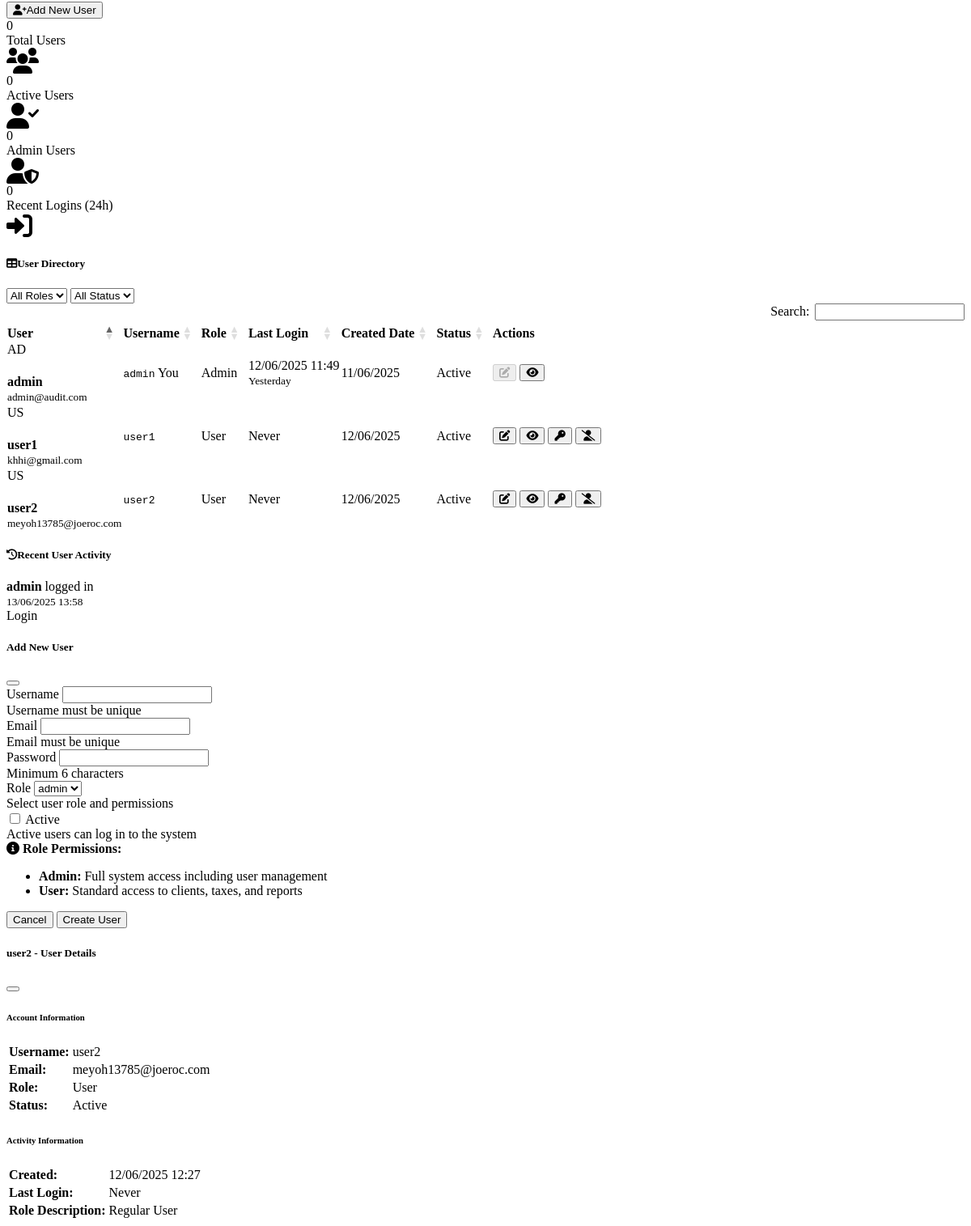
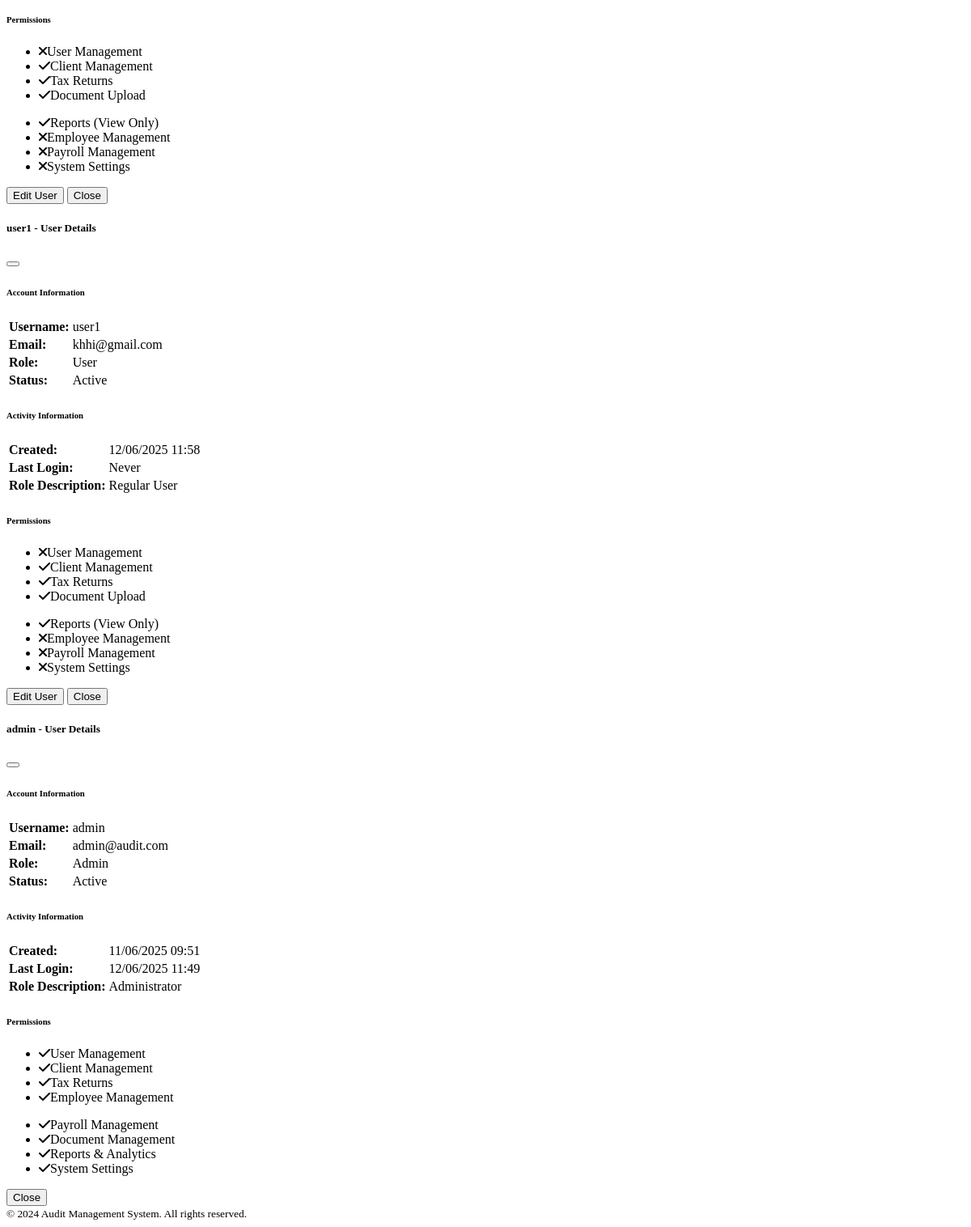
The app's page /settings/users (signed in, lower part), older data (2 pictures, top to bottom).
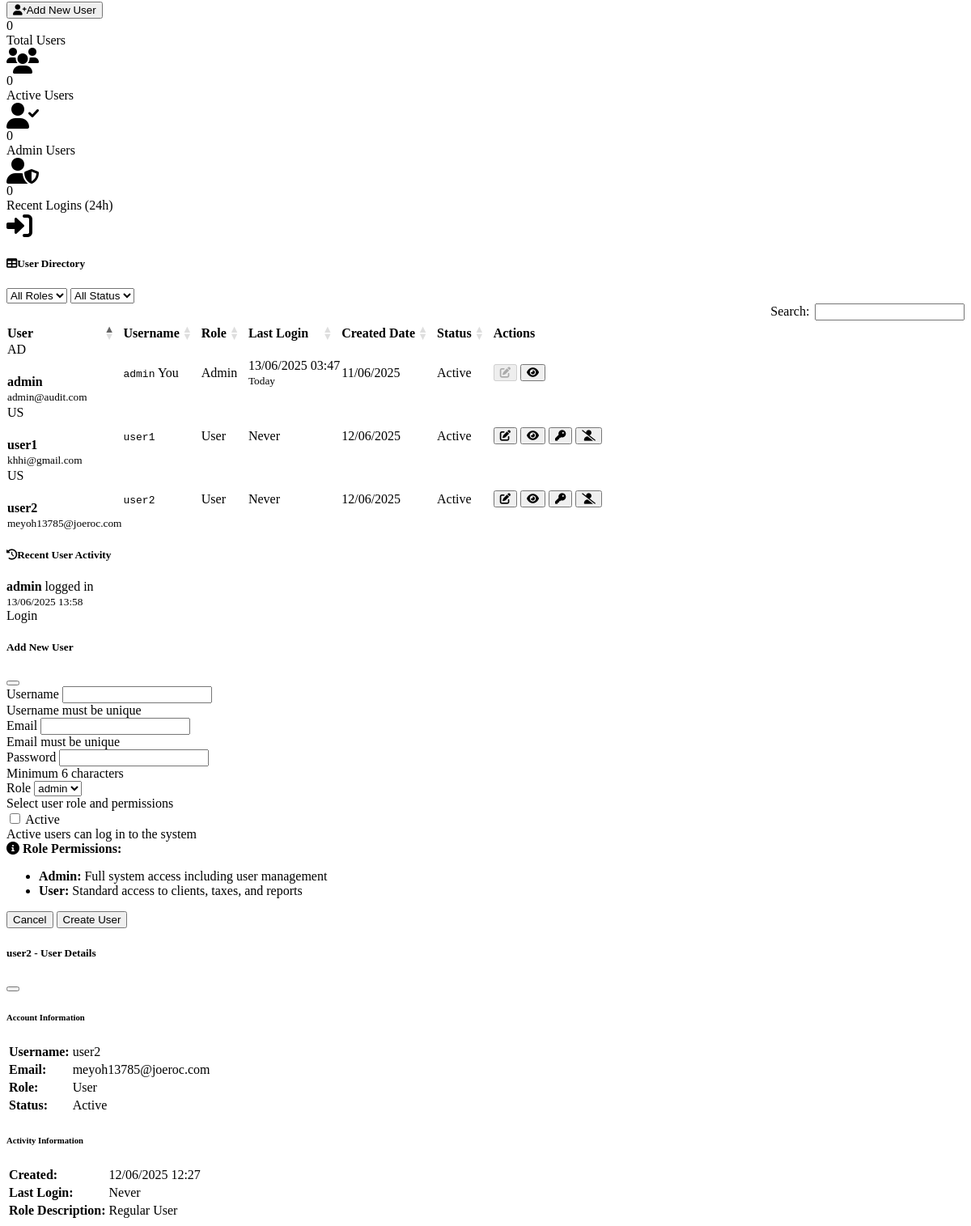
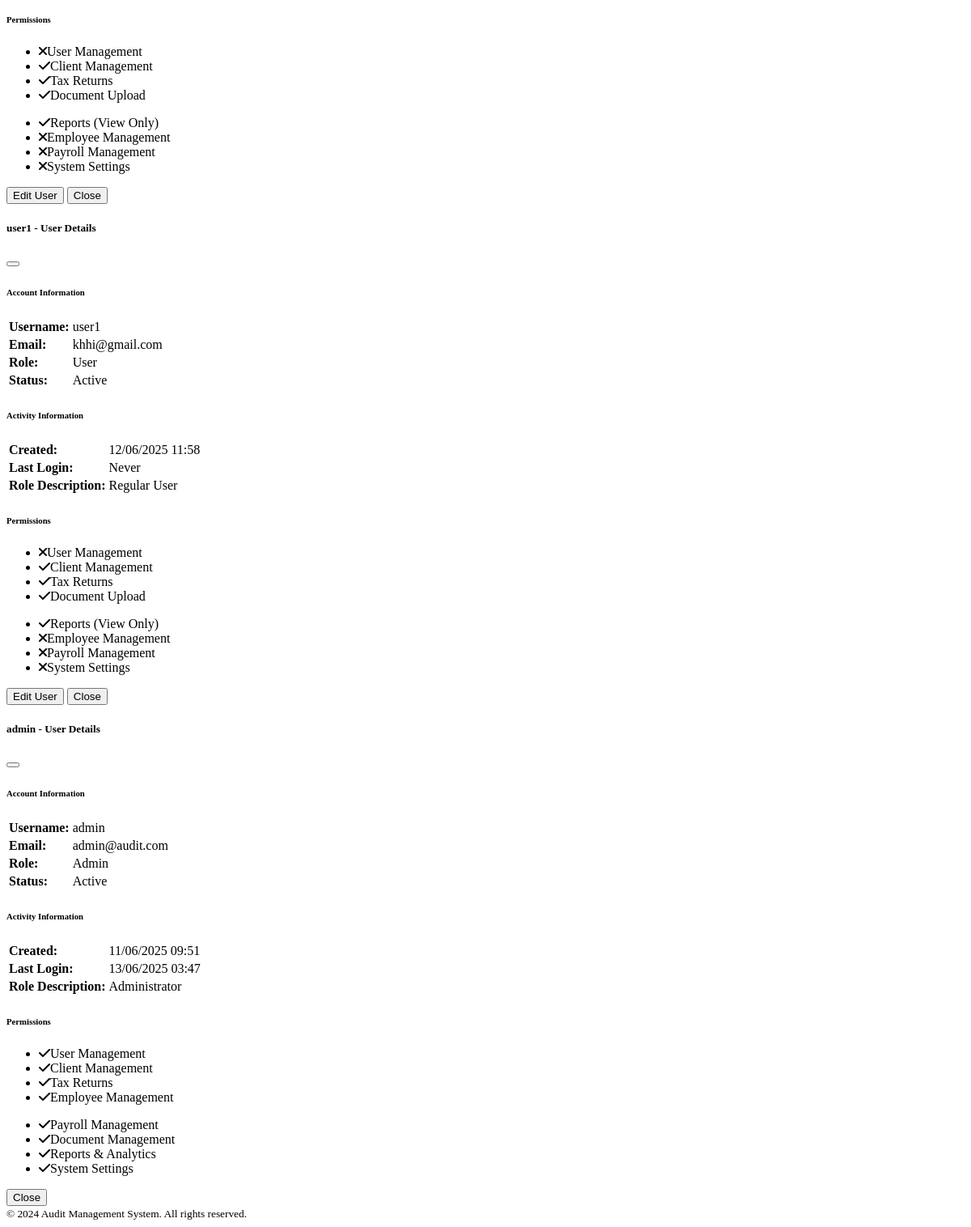
The same page, newer data (2 pictures, top to bottom).
### models.py (models this page shows)
class User(UserMixin, db.Model):
    __tablename__ = 'users'
    id = Column(Integer, primary_key=True)
    username = Column(String(64), unique=True, nullable=False)
    email = Column(String(120), unique=True, nullable=False)
    password_hash = Column(String(256), nullable=False)
    role_id = Column(Integer, ForeignKey('roles.id'))
    is_active = Column(Boolean, default=True)
    created_at = Column(DateTime, default=datetime.utcnow)
    last_login = Column(DateTime)

class Role(db.Model):
    __tablename__ = 'roles'
    id = Column(Integer, primary_key=True)
    name = Column(String(64), unique=True, nullable=False)
    description = Column(String(255))
    created_at = Column(DateTime, default=datetime.utcnow)
    users = relationship('User', backref='role', lazy='dynamic')

### routes.py (the view)
@main_bp.route('/settings/users')
@login_required
def users():
    if current_user.role.name != 'admin':
        flash('Access denied. Admin privileges required.', 'error')
        return redirect(url_for('main.dashboard'))
    page = request.args.get('page', 1, type=int)
    users_pagination = User.query.join(Role).order_by(User.created_at.desc()).paginate(
        page=page, per_page=20, error_out=False
    )
    if current_user.role.name != 'admin':
        flash('Access denied. Admin privileges required.', 'error')
        return redirect(url_for('main.dashboard'))
    form = UserForm()
    form.role_id.choices = [(r.id, r.name) for r in Role.query.all()]
    return render_template('settings/users.html', form=form, users=users_pagination, datetime=datetime)

### forms.py
class UserForm(FlaskForm):
    username = StringField('Username', validators=[DataRequired(), Length(min=3, max=64)])
    email = StringField('Email', validators=[DataRequired(), Email()])
    password = PasswordField('Password', validators=[Optional(), Length(min=6)])
    role_id = SelectField('Role', coerce=int, validators=[DataRequired()])
    is_active = BooleanField('Active')

### app.py (called while the page is built)
@login_manager.user_loader
def load_user(user_id):
    from models import User
    return User.query.get(int(user_id))

### templates/settings/users.html (shortened to what the changed rows need)
{% extends "base.html" %}
{% block content %}
<div class="container-fluid">
    {% if users and users.items %}
        <div class="card">
            <div class="card-body">
                <div class="table-responsive">
                    <table class="table table-striped" id="usersTable">
                        <thead>
                            <tr>
                                <th>User</th>
                                <th>Username</th>
                                <th>Role</th>
                                <th>Last Login</th>
                                <th>Created Date</th>
                                <th>Status</th>
                                <th>Actions</th>
                            </tr>
                        </thead>
                        <tbody>
                            {% for user in users.items %}
                                <tr>
                                    <td>
                                        <div class="d-flex align-items-center">
                                            <div class="bg-{{ 'primary' if user.role.name == 'admin' else 'secondary' }} rounded-circle d-flex align-items-center justify-content-center me-3"
                                                 style="width: 40px; height: 40px;">
                                                <span class="text-white fw-bold">{{ user.username[:2].upper() }}</span>
                                            </div>
                                            <div>
                                                <strong>{{ user.username }}</strong>
                                                <br><small class="text-muted">{{ user.email }}</small>
                                            </div>
                                        </div>
                                    </td>
                                    <td>
                                        <code>{{ user.username }}</code>
                                        {% if user.id == current_user.id %}
                                            <span class="badge bg-info ms-1">You</span>
                                        {% endif %}
                                    </td>
                                    <td>
                                        <span class="badge bg-{{ 'primary' if user.role.name == 'admin' else 'secondary' }}">
                                            {{ user.role.name.title() }}
                                        </span>
                                    </td>
                                    <td>
                                        {% if user.last_login %}
                                            {{ user.last_login.strftime('%d/%m/%Y %H:%M') }}
                                            <br><small class="text-muted">
                                                {% set time_diff = (datetime.utcnow() - user.last_login).days if user.last_login else None %}
                                                {% if time_diff == 0 %}
                                                    Today
                                                {% elif time_diff == 1 %}
                                                    Yesterday
                                                {% elif time_diff %}
                                                    {{ time_diff }} days ago
                                                {% endif %}
                                            </small>
                                        {% else %}
                                            <span class="text-muted">Never</span>
                                        {% endif %}
                                    </td>
                                    <td>{{ user.created_at.strftime('%d/%m/%Y') }}</td>
                                    <td>
                                        <span class="badge bg-{{ 'success' if user.is_active else 'secondary' }}">
                                            {{ 'Active' if user.is_active else 'Inactive' }}
                                        </span>
                                    </td>
                                    <td>
                                        <div class="btn-group btn-group-sm">
                                            <button class="btn btn-outline-primary" title="Edit"
                                                    onclick="editUser({{ user.id }})"
                                                    {% if user.id == current_user.id %}disabled{% endif %}>
                                                <i class="fas fa-edit"></i>
                                            </button>
                                            <button class="btn btn-outline-info" title="View Details"
                                                    data-bs-toggle="modal" data-bs-target="#userModal{{ user.id }}">
                                                <i class="fas fa-eye"></i>
                                            </button>
                                        </div>
                                    </td>
                                </tr>
                            {% endfor %}
                        </tbody>
                    </table>
                </div>
            </div>
        </div>
    {% endif %}
    <div class="row mt-4">
        <div class="col-12">
            <div class="card">
                <div class="card-body">
                    <div class="list-group list-group-flush">
                        <div class="list-group-item d-flex justify-content-between align-items-center">
                            <div>
                                <strong>{{ current_user.username }}</strong> logged in
                                <br><small class="text-muted">{{ datetime.utcnow().strftime('%d/%m/%Y %H:%M') }}</small>
                            </div>
                        </div>
                    </div>
                </div>
            </div>
        </div>
    </div>
</div>
{% if users and users.items %}
    {% for user in users.items %}
        <div class="modal fade" id="userModal{{ user.id }}" tabindex="-1">
            <div class="modal-dialog modal-lg">
                <div class="modal-content">
                    <div class="modal-header">
                        <h5 class="modal-title">{{ user.username }} - User Details</h5>
                        <button type="button" class="btn-close" data-bs-dismiss="modal"></button>
                    </div>
                    <div class="modal-body">
                        <div class="row">
                            <div class="col-md-6">
                                <h6>Account Information</h6>
                                <table class="table table-sm">
                                    <tr>
                                        <td><strong>Username:</strong></td>
                                        <td>{{ user.username }}</td>
                                    </tr>
                                    <tr>
                                        <td><strong>Email:</strong></td>
                                        <td>{{ user.email }}</td>
                                    </tr>
                                    <tr>
                                        <td><strong>Role:</strong></td>
                                        <td>
                                            <span class="badge bg-{{ 'primary' if user.role.name == 'admin' else 'secondary' }}">
                                                {{ user.role.name.title() }}
                                            </span>
                                        </td>
                                    </tr>
                                    <tr>
                                        <td><strong>Status:</strong></td>
                                        <td>
                                            <span class="badge bg-{{ 'success' if user.is_active else 'secondary' }}">
                                                {{ 'Active' if user.is_active else 'Inactive' }}
                                            </span>
                                        </td>
                                    </tr>
                                </table>
                            </div>
                            <div class="col-md-6">
                                <h6>Activity Information</h6>
                                <table class="table table-sm">
                                    <tr>
                                        <td><strong>Created:</strong></td>
                                        <td>{{ user.created_at.strftime('%d/%m/%Y %H:%M') }}</td>
                                    </tr>
                                    <tr>
                                        <td><strong>Last Login:</strong></td>
                                        <td>
                                            {% if user.last_login %}
                                                {{ user.last_login.strftime('%d/%m/%Y %H:%M') }}
                                            {% else %}
                                                <span class="text-muted">Never</span>
                                            {% endif %}
                                        </td>
                                    </tr>
                                    <tr>
                                        <td><strong>Role Description:</strong></td>
                                        <td>{{ user.role.description or '-' }}</td>
                                    </tr>
                                </table>
                            </div>
                        </div>
                        <div class="row mt-3">
                            <div class="col-12">
                                <h6>Permissions</h6>
                                <div class="row">
                                    {% if user.role.name == 'admin' %}
                                        <div class="col-md-6">
                                            <ul class="list-unstyled">
                                                <li><i class="fas fa-check text-success me-2"></i>User Management</li>
                                                <li><i class="fas fa-check text-success me-2"></i>Client Management</li>
                                                <li><i class="fas fa-check text-success me-2"></i>Tax Returns</li>
                                                <li><i class="fas fa-check text-success me-2"></i>Employee Management</li>
                                            </ul>
                                        </div>
                                        <div class="col-md-6">
                                            <ul class="list-unstyled">
                                                <li><i class="fas fa-check text-success me-2"></i>Payroll Management</li>
                                                <li><i class="fas fa-check text-success me-2"></i>Document Management</li>
                                                <li><i class="fas fa-check text-success me-2"></i>Reports & Analytics</li>
                                                <li><i class="fas fa-check text-success me-2"></i>System Settings</li>
                                            </ul>
                                        </div>
                                    {% endif %}
                                </div>
                            </div>
                        </div>
                    </div>
                    <div class="modal-footer">
                        <button type="button" class="btn btn-secondary" data-bs-dismiss="modal">Close</button>
                    </div>
                </div>
            </div>
        </div>
    {% endfor %}
{% endif %}
{% endblock %}

Row changes from the older to the newer data that the page shows:
changed User "AD": last_login "12/06/2025 11:49" → "13/06/2025 03:47"; last_login "Yesterday" → "Today"
